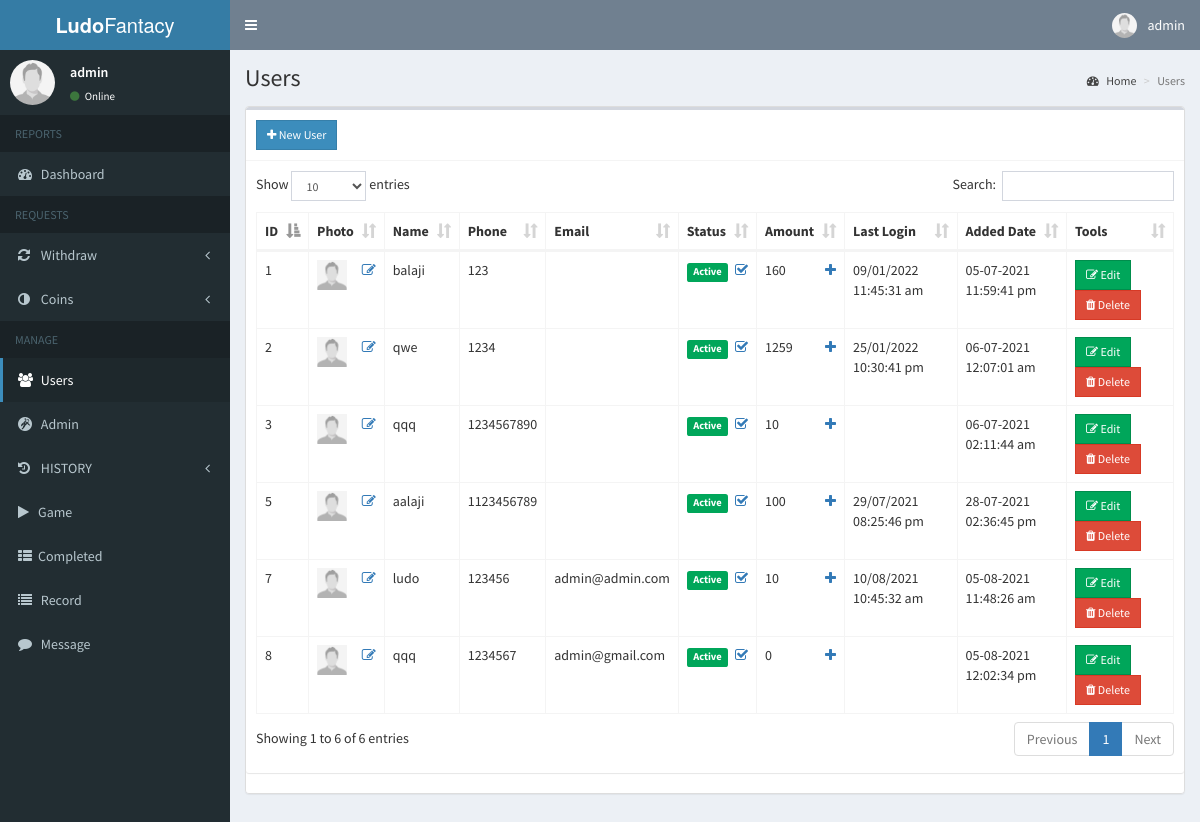
Page /admin/users/users.php (signed in) on the committed database.
### tables this page shows
CREATE TABLE `users` (
  `user_id` bigint(20) NOT NULL,
  `user_password` varchar(5000) NOT NULL,
  `first_name` varchar(500) NOT NULL,
  `user_phone` bigint(20) NOT NULL,
  `user_email` varchar(100) NOT NULL,
  `user_photo` varchar(2000) NOT NULL,
  `user_status` tinyint(1) NOT NULL,
  `user_code` varchar(50) NOT NULL,
  `user_delete` tinyint(1) NOT NULL,
  `user_added_date` varchar(50) NOT NULL,
  `user_amount` float NOT NULL,
  `updated_by_id` bigint(20) NOT NULL,
  `req` tinyint(1) NOT NULL,
  `last_login` bigint(20) NOT NULL,
  `last_login_time` varchar(25) NOT NULL
);

### admin/includes/session.php (called while the page is built, shortened)
<?php
	include '../../includes/conn.php';
if(isset($_SESSION['never_admin_id'])){
    $id=$_SESSION['never_id_admin'];
	$conn = $pdo->open();
	$stmt = $conn->prepare("SELECT * FROM admin WHERE admin_id=:id");
	$stmt->execute(['id'=>$id]);
	$admin = $stmt->fetch();
}else{
    header('location: ../index.php');
		exit();
}
?>

### admin/users/users.php (the view, shortened to what this page needs)
<?php include '../includes/session.php'; ?>
<?php include '../includes/header.php';?>
<?php if($admin['users_view']){
  ?>
<body class="hold-transition skin-blue sidebar-mini">
<div class="wrapper">
  <?php include '../includes/navbar.php'; ?>
  <?php include '../includes/menubar.php'; ?>
  <div class="content-wrapper">
    <section class="content-header">
      <h1>
        Users
      </h1>
      <ol class="breadcrumb">
        <li><a href="#"><i class="fa fa-dashboard"></i> Home</a></li>
        <li class="active">Users</li>
      </ol>
    </section>
    <section class="content">
        <div class="panel panel-default" style="overflow-x:auto;">
      <div class="row">
        <div class="col-xs-12">
          <div class="box">
              <?php if($admin['users_create']){ ?>
            <div class="box-header with-border">
              <a href="#addnew" data-toggle="modal" class="btn btn-primary btn-sm btn-flat"><i class="fa fa-plus"></i> New User</a>
            </div>
              <?php } ?>
            <div class="box-body">
              <table id="example1" class="table table-bordered">
                <thead>
                <th>ID</th>
                  <th>Photo</th>
                  <th>Name</th>
                  <th>Phone</th>
                  <th>Email</th>
                  <th>Status</th>
                    <th>Amount</th>
                    <th>Last Login</th>
                    <th>Added Date</th>
                  <?php if($admin['users_edit'] || $admin['users_del']){ ?>
                  <th>Tools</th>
                <?php } ?>
                </thead>
                <tbody>
                  <?php
                    $conn = $pdo->open();
                    try{
                      $stmt = $conn->prepare("SELECT * FROM users WHERE user_delete='0'");
                      $stmt->execute();
                      foreach($stmt as $row){
                        $color="";
                        $image = (!empty($row['user_photo'])) ? '../../images/'.$row['user_photo'] : '../../images/profile.jpg';
                        $status = ($row['user_status']) ? '<span class="label label-success">Active</span>' : '<span class="label label-danger">Not Active</span>';
                        $active = (!$row['user_status']) ? '<span class="pull-right"><a href="#activate" class="status" data-toggle="modal" data-id="'.$row['user_id'].'"><i class="fa fa-check-square-o"></i></a></span>' : '<span class="pull-right"><a href="#not_activate" class="status" data-toggle="modal" data-id="'.$row['user_id'].'"><i class="fa fa-check-square-o"></i></a></span>';
                        echo "
                          <tr style='background-color:$color;'>
                          <td>".$row['user_id']."</td>
                            <td>
                              <img src='".$image."' height='30px' width='30px'>";
                          if($admin['users_edit'])
                              echo "<span class='pull-right'><a href='#edit_photo' class='photo' data-toggle='modal' data-id='".$row['user_id']."'><i class='fa fa-edit'></i></a></span>";
                            echo "</td>
                            <td>".$row['first_name']."</td>";
                            echo "<td>".$row['user_phone']."</td>";
                            echo "<td>".$row['user_email']."</td>";
                            echo "<td>
                              $status";
                          if($admin['users_edit'])
                              echo "$active";
                           echo "</td>";
                           echo "<td>".$row['user_amount']."";
                          if($admin['users_special'])
                              echo "<span class='pull-right'><a href='#edit_amount' class='edit_amount' data-toggle='modal' data-id='".$row['user_id']."'><i class='fa fa-plus'></i></a></span>";
                          echo "</td>";
                          echo "<td>".$row['last_login_time']."</td>";
                          echo "<td>".$row['user_added_date']."</td>";
                          if($admin['users_edit'] || $admin['users_del'])
                          echo "<td>";
                          if($admin['users_edit'])
                              echo "<button class='btn btn-success btn-sm edit btn-flat' data-id='".$row['user_id']."'><i class='fa fa-edit'></i> Edit</button> ";
                          if($admin['users_del'])
                              echo "<button class='btn btn-danger btn-sm delete btn-flat' data-id='".$row['user_id']."'><i class='fa fa-trash'></i> Delete</button>";
                          if($admin['users_edit'] || $admin['users_del'])
                              echo "</td>";
                          echo "</tr>
                        ";
                      }
                    }
                    catch(PDOException $e){
                      echo $e->getMessage();
                    }
                  ?>
                </tbody>
              </table>
            </div>
          </div>
        </div>
      </div>
        </div>
    </section>
  </div>
</div>
<?php include '../includes/scripts.php'; ?>
</body>
<?php } ?>
</html>

### admin/includes/header.php (shortened to what this page needs)
<!DOCTYPE html>
<html>
<head>
  	<link rel="stylesheet" href="../../bower_components/bootstrap/dist/css/bootstrap.min.css">
  	<link rel="stylesheet" href="../../bower_components/font-awesome/css/font-awesome.min.css">
    <link rel="stylesheet" href="../../bower_components/select2/dist/css/select2.min.css">
  	<link rel="stylesheet" href="../../dist/css/AdminLTE.min.css">
    <link rel="stylesheet" href="../../bower_components/datatables.net-bs/css/dataTables.bootstrap.min.css">
    <link rel="stylesheet" href="../../bower_components/bootstrap-daterangepicker/daterangepicker.css">
    <link rel="stylesheet" href="../../plugins/timepicker/bootstrap-timepicker.min.css">
    <link rel="stylesheet" href="../../bower_components/bootstrap-datepicker/dist/css/bootstrap-datepicker.min.css">
    <link rel="stylesheet" href="../../dist/css/skins/_all-skins.min.css">
</head>

### admin/includes/navbar.php (shortened to what this page needs)
<header class="main-header">
  <a href="../home/home.php" class="logo">
    <span class="logo-lg"><b>Ludo</b>Fantacy</span>
  </a>
  <nav class="navbar navbar-static-top">
    <a href="#" class="sidebar-toggle" data-toggle="push-menu" role="button">
    </a>
    <div class="navbar-custom-menu">
      <ul class="nav navbar-nav">
        <li class="dropdown user user-menu">
          <a href="#" class="dropdown-toggle" data-toggle="dropdown">
            <img src="<?php echo (!empty($admin['admin_photo'])) ? '../../images/'.$admin['admin_photo'] : '../../images/profile.jpg'; ?>" class="user-image" alt="User Image">
            <span class="hidden-xs"><?php echo $admin['admin_name']; ?></span>
          </a>
        </li>
      </ul>
    </div>
  </nav>
</header>

### admin/includes/menubar.php (shortened to what this page needs)
<aside class="main-sidebar">
  <section class="sidebar">
    <div class="user-panel">
      <div class="pull-left image">
        <img src="<?php echo (!empty($admin['admin_photo'])) ? '../../images/' . $admin['admin_photo'] : '../../images/profile.jpg'; ?>" class="img-circle" alt="User Image">
      </div>
      <div class="pull-left info">
        <p><?php echo $admin['admin_name']; ?></p>
        <a><i class="fa fa-circle text-success"></i> Online</a>
      </div>
    </div>
    <ul class="sidebar-menu" data-widget="tree">
      <li class="header">REPORTS</li>
      <li><a href="../home/home.php"><i class="fa fa-dashboard"></i> <span>Dashboard</span></a></li>
      <?php if ($admin['withdraw_view']) { ?>
        <li class="header">REQUESTS</li>
      <?php } ?>
      <?php if ($admin['withdraw_view']) { ?>
        <li class="treeview">
          <a href="#">
            <i class="fa fa-refresh"></i>
            <span>Withdraw</span>
            <span class="pull-right-container">
              <i class="fa fa-angle-left pull-right"></i>
            </span>
          </a>
        </li> <?php } ?>
        <?php if ($admin['add_coins_view']) { ?>
        <li class="treeview">
          <a href="#">
            <i class="fa fa-adjust"></i>
            <span>Coins</span>
            <span class="pull-right-container">
              <i class="fa fa-angle-left pull-right"></i>
            </span>
          </a>
        </li>
      <?php } ?>
      <li class="header">MANAGE</li>
      <?php if ($admin['users_view']) { ?>
        <li><a href="../users/users.php"><i class="fa fa-users"></i> <span>Users</span></a></li>
      <?php }
      if ($admin['admin_view']) { ?>
        <li><a href="../admin/admin.php"><i class="fa fa-grav"></i> <span>Admin</span></a></li>
      <?php } ?>
      <?php if ($admin['history_view'] ) { ?>
        <li class="treeview">
          <a href="#">
            <i class="fa fa-history"></i>
            <span>HISTORY</span>
            <span class="pull-right-container">
              <i class="fa fa-angle-left pull-right"></i>
            </span>
          </a>
        </li>
      <?php } ?>
      <?php if ($admin['game_view'] ) { ?>
        <li><a href="../game/game.php"><i class="fa fa-play"></i><span>Game</span></a></li>
      <?php } ?>
      <?php if ($admin['played_view'] ) { ?>
        <li><a href="../game/game_played.php"><i class="fa fa-th-list"></i><span>Completed</span></a></li>
      <?php } ?>
      <?php if ($admin['record_view'] ) { ?>
        <li><a href="../record/record.php"><i class="fa fa-list"></i><span> Record</span></a></li>
      <?php } ?>
      <?php if ($admin['message_view']) { ?>
        <li><a href="../message/message.php"><i class="fa fa-comment"></i> <span>Message</span></a></li>
      <?php } ?>
    </ul>
  </section>
</aside>

### admin/includes/scripts.php (shortened to what this page needs)
<link href="src/facebox.css" media="screen" rel="stylesheet" type="text/css" />

### rows in the picture
users: user_id "1", first_name "balaji", user_phone "123", user_status "Active", user_amount "160", last_login_time "09/01/2022 11:45:31 am", user_added_date "05-07-2021 11:59:41 pm"
users: user_id "2", first_name "qwe", user_phone "1234", user_status "Active", user_amount "1259", last_login_time "25/01/2022 10:30:41 pm", user_added_date "06-07-2021 12:07:01 am"
users: user_id "3", first_name "qqq", user_phone "1234567890", user_status "Active", user_amount "10", user_added_date "06-07-2021 02:11:44 am"
users: user_id "5", first_name "aalaji", user_phone "1123456789", user_status "Active", user_amount "100", last_login_time "29/07/2021 08:25:46 pm", user_added_date "28-07-2021 02:36:45 pm"
users: user_id "7", first_name "ludo", user_phone "123456", user_email "admin@admin.com", user_status "Active", user_amount "10", last_login_time "10/08/2021 10:45:32 am", user_added_date "05-08-2021 11:48:26 am"
users: user_id "8", first_name "qqq", user_phone "1234567", user_email "admin@gmail.com", user_status "Active", user_amount "0", user_added_date "05-08-2021 12:02:34 pm"

### other values in the picture
$admin['admin_name'] "admin"
